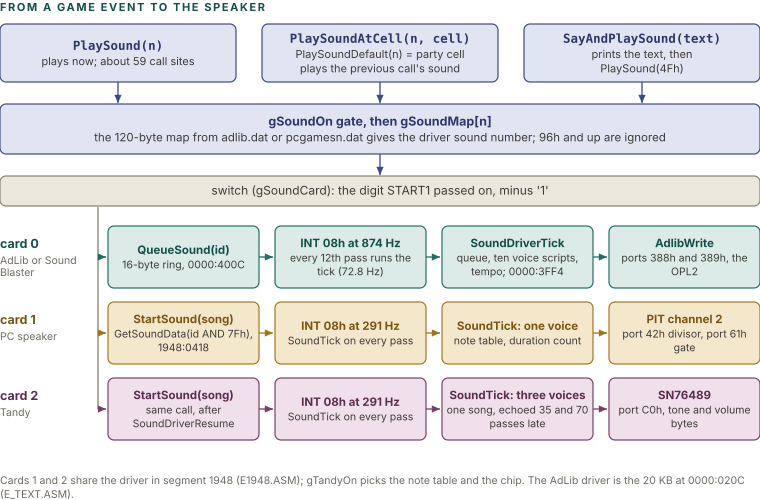

This figure's Python source:
import sys; sys.path.insert(0, '.')
from figlib import *

c = Canvas(760, 500)
c.section(0, 11, "From a game event to the speaker")

# ---- game side ----
GY, GH = 24, 58
ents = [
    ("PlaySound(n)", ["plays now; about 59 call sites"]),
    ("PlaySoundAtCell(n, cell)", ["PlaySoundDefault(n) = party cell", "plays the previous call's sound"]),
    ("SayAndPlaySound(text)", ["prints the text, then", "PlaySound(4Fh)"]),
]
ex = [0, 262, 524]
for (t, b), x in zip(ents, ex):
    c.box(x, GY, 236, GH, "navy", t, b, size=11, tsize=12.5, title_mono=True)
c.box(0, 104, 760, 50, "navy", "gSoundOn gate, then gSoundMap[n]",
      ["the 120-byte map from adlib.dat or pcgamesn.dat gives the driver sound number; 96h and up are ignored"],
      size=11.5, tsize=12.5)
for x in (118, 380, 642):
    c.arrow([(x, GY + GH), (x, 103)], color=SOLID["navy"])
c.box(0, 176, 760, 30, "grey", None, ["switch (gSoundCard): the digit START1 passed on, minus '1'"], size=12)
c.arrow([(380, 154), (380, 175)], color=SOLID["navy"])

LX = 0
lanes = [
    ("teal", "card 0", "AdLib or Sound Blaster", [
        ("QueueSound(id)", ["16-byte ring, 0000:400C"]),
        ("INT 08h at 874 Hz", ["every 12th pass runs the tick (72.8 Hz)"]),
        ("SoundDriverTick", ["queue, ten voice scripts, tempo; 0000:3FF4"]),
        ("AdlibWrite", ["ports 388h and 389h, the OPL2"]),
    ]),
    ("ochre", "card 1", "PC speaker", [
        ("StartSound(song)", ["GetSoundData(id AND 7Fh), 1948:0418"]),
        ("INT 08h at 291 Hz", ["SoundTick on every pass"]),
        ("SoundTick: one voice", ["note table, duration count"]),
        ("PIT channel 2", ["port 42h divisor, port 61h gate"]),
    ]),
    ("plum", "card 2", "Tandy", [
        ("StartSound(song)", ["same call, after SoundDriverResume"]),
        ("INT 08h at 291 Hz", ["SoundTick on every pass"]),
        ("SoundTick: three voices", ["one song, echoed 35 and 70 passes late"]),
        ("SN76489", ["port C0h, tone and volume bytes"]),
    ]),
]
sx = [108, 275, 442, 609]
sw = 151
y = 226
for kind, cardn, name, stages in lanes:
    tc, sc, fc = PAL[kind]
    c.text(0, y + 22, cardn, size=12.5, weight=700, color=tc)
    for k, ln in enumerate(wrap(name, 96, 10.5)):
        c.text(0, y + 38 + 12 * k, ln, size=10.5, color=MUTED)
    for i, (t, b) in enumerate(stages):
        c.box(sx[i], y, sw, 62, kind, t, b, size=10.5, tsize=11.5)
        if i:
            c.arrow([(sx[i - 1] + sw, y + 31), (sx[i] - 2, y + 31)], color=SOLID[kind])
    c.arrow([(380 if kind == "teal" else 380, 206), (sx[0] + sw / 2, 206), (sx[0] + sw / 2, y - 2)], color=SOLID[kind]) if False else None
    y += 76
# branch arrows from the switch to the first stage of each lane
c.line(98, 207, 98, 226 + 76 * 2 + 31, stroke=GREY, sw=1.3)
for i, (kind, *_r) in enumerate(lanes):
    yy = 226 + 76 * i
    c.arrow([(98, yy + 31), (sx[0] - 2, yy + 31)], color=SOLID[kind])
c.para(0, 484, "Cards 1 and 2 share the driver in segment 1948 (E1948.ASM); gTandyOn picks the note table and the chip. "
       "The AdLib driver is the 20 KB at 0000:020C (E_TEXT.ASM).", 760, size=10.5, color=MUTED)
c.save("figs/snd_pipeline.svg")
